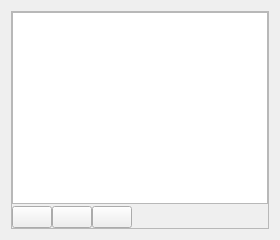
      <widget class="QWidget" name="ObjTab">
       <attribute name="icon">
        <iconset resource="../res/icons.qrc">
         <normaloff>:/MainWindow/icons/20x20/objects.png</normaloff>:/MainWindow/icons/20x20/objects.png</iconset>
       </attribute>
       <attribute name="title">
        <string>Объекты</string>
       </attribute>
       <layout class="QHBoxLayout" name="horizontalLayout_5">
        <item>
         <widget class="QSplitter" name="ObjSplitter">
          <property name="sizePolicy">
           <sizepolicy hsizetype="Expanding" vsizetype="Preferred">
            <horstretch>1</horstretch>
            <verstretch>1</verstretch>
           </sizepolicy>
          </property>
          <property name="orientation">
           <enum>Qt::Horizontal</enum>
          </property>
          <widget class="QFrame" name="frame">
           <property name="sizePolicy">
            <sizepolicy hsizetype="Preferred" vsizetype="Preferred">
             <horstretch>1</horstretch>
             <verstretch>0</verstretch>
            </sizepolicy>
           </property>
           <property name="frameShape">
            <enum>QFrame::StyledPanel</enum>
           </property>
           <property name="frameShadow">
            <enum>QFrame::Raised</enum>
           </property>
           <layout class="QGridLayout" name="gridLayout_2">
            <property name="horizontalSpacing">
             <number>0</number>
            </property>
            <property name="verticalSpacing">
             <number>2</number>
            </property>
            <property name="margin">
             <number>0</number>
            </property>
            <item row="1" column="0">
             <layout class="QHBoxLayout" name="horizontalLayout_3">
              <item>
               <widget class="QPushButton" name="butAddObj">
                <property name="text">
                 <string/>
                </property>
                <property name="icon">
                 <iconset resource="../res/icons.qrc">
                  <normaloff>:/MainWindow/icons/16x16/add.png</normaloff>:/MainWindow/icons/16x16/add.png</iconset>
                </property>
                <property name="iconSize">
                 <size>
                  <width>16</width>
                  <height>16</height>
                 </size>
                </property>
               </widget>
              </item>
              <item>
               <widget class="QPushButton" name="butDelObj">
                <property name="text">
                 <string/>
                </property>
                <property name="icon">
                 <iconset resource="../res/icons.qrc">
                  <normaloff>:/MainWindow/icons/16x16/delete.png</normaloff>:/MainWindow/icons/16x16/delete.png</iconset>
                </property>
                <property name="iconSize">
                 <size>
                  <width>16</width>
                  <height>16</height>
                 </size>
                </property>
               </widget>
              </item>
              <item>
               <widget class="QPushButton" name="butRenameObj">
                <property name="text">
                 <string/>
                </property>
                <property name="icon">
                 <iconset resource="../res/icons.qrc">
                  <normaloff>:/MainWindow/icons/16x16/edit.png</normaloff>:/MainWindow/icons/16x16/edit.png</iconset>
                </property>
                <property name="iconSize">
                 <size>
                  <width>16</width>
                  <height>16</height>
                 </size>
                </property>
               </widget>
              </item>
              <item>
               <spacer name="horizontalSpacer_2">
                <property name="orientation">
                 <enum>Qt::Horizontal</enum>
                </property>
                <property name="sizeHint" stdset="0">
                 <size>
                  <width>43</width>
                  <height>20</height>
                 </size>
                </property>
               </spacer>
              </item>
             </layout>
            </item>
            <item row="0" column="0">
             <widget class="QListWidget" name="ObjList">
              <property name="sizePolicy">
               <sizepolicy hsizetype="Preferred" vsizetype="Expanding">
                <horstretch>0</horstretch>
                <verstretch>0</verstretch>
               </sizepolicy>
              </property>
              <property name="minimumSize">
               <size>
                <width>150</width>
                <height>0</height>
               </size>
              </property>
              <property name="maximumSize">
               <size>
                <width>16777215</width>
                <height>16777215</height>
               </size>
              </property>
              <property name="sizeIncrement">
               <size>
                <width>100</width>
                <height>0</height>
               </size>
              </property>
              <property name="baseSize">
               <size>
                <width>0</width>
                <height>0</height>
               </size>
              </property>
              <property name="palette">
               <palette>
                <active>
                 <colorrole role="AlternateBase">
                  <brush brushstyle="SolidPattern">
                   <color alpha="255">
                    <red>229</red>
                    <green>241</green>
                    <blue>255</blue>
                   </color>
                  </brush>
                 </colorrole>
                </active>
                <inactive>
                 <colorrole role="AlternateBase">
                  <brush brushstyle="SolidPattern">
                   <color alpha="255">
                    <red>229</red>
                    <green>241</green>
                    <blue>255</blue>
                   </color>
                  </brush>
                 </colorrole>
                </inactive>
                <disabled>
                 <colorrole role="AlternateBase">
                  <brush brushstyle="SolidPattern">
                   <color alpha="255">
                    <red>229</red>
                    <green>241</green>
                    <blue>255</blue>
                   </color>
                  </brush>
                 </colorrole>
                </disabled>
               </palette>
              </property>
              <property name="font">
               <font>
                <family>Droid Sans</family>
                <pointsize>10</pointsize>
               </font>
              </property>
              <property name="alternatingRowColors">
               <bool>true</bool>
              </property>
             </widget>
            </item>
           </layout>
          </widget>
         </widget>
        </item>
       </layout>
      </widget>
